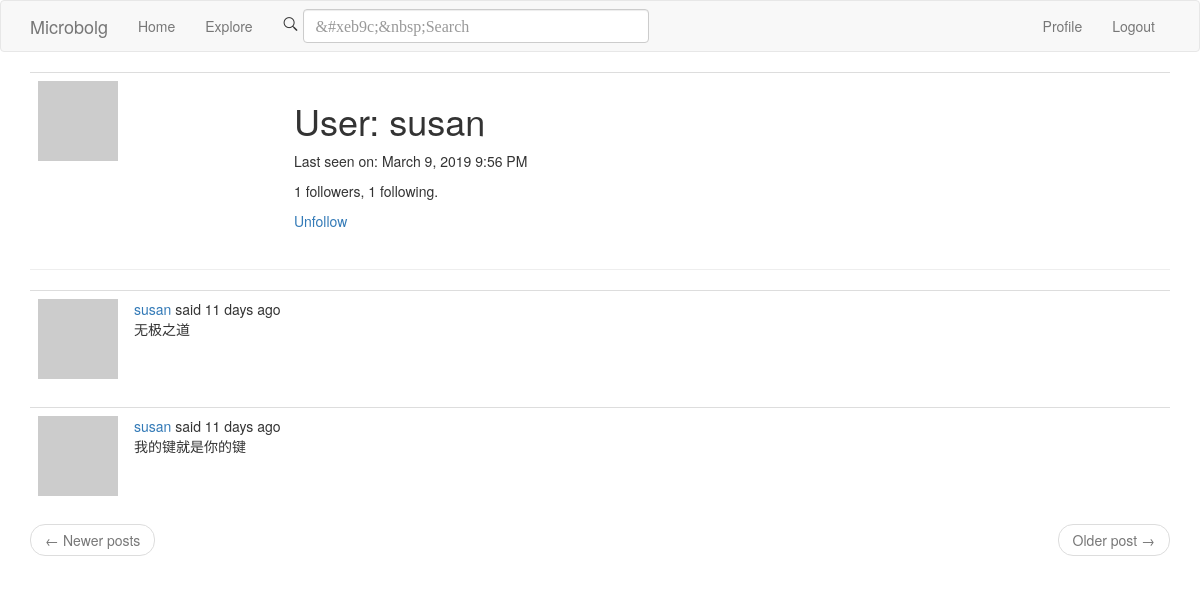
Page /user/susan (signed in) on the earlier database version.
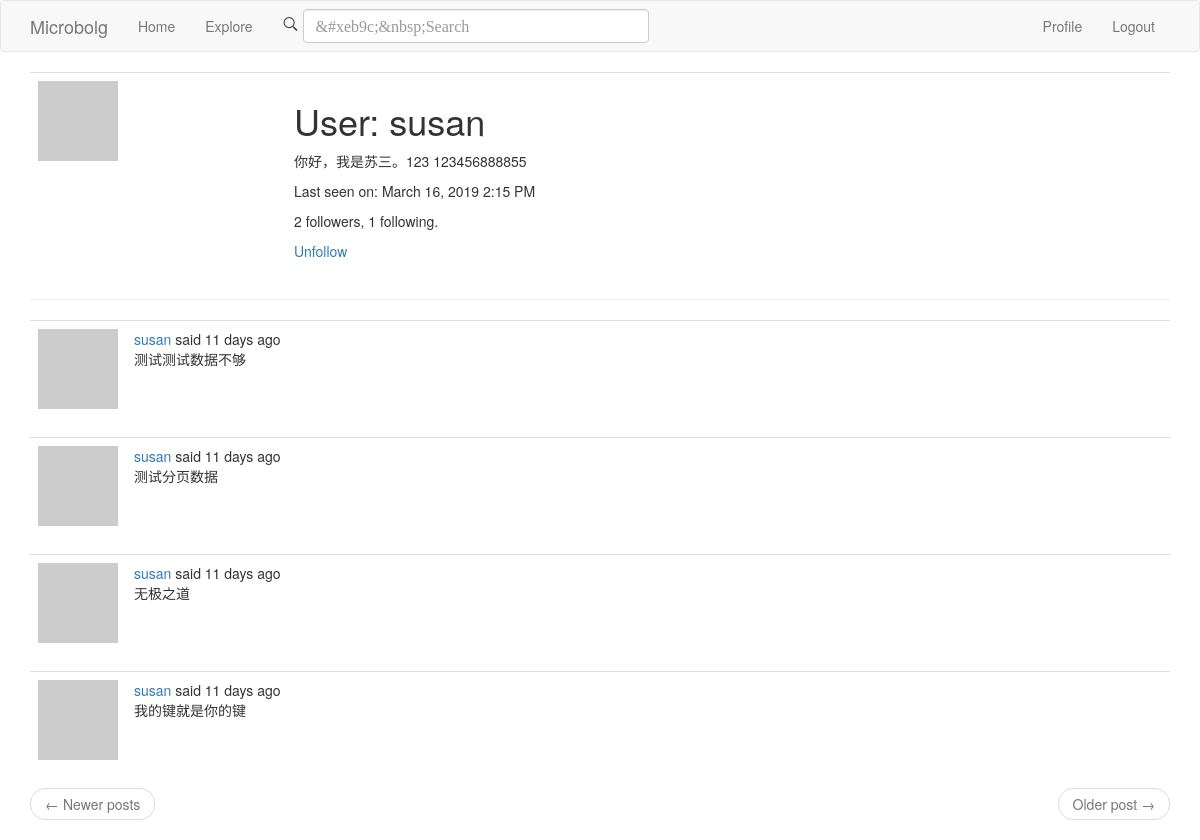
Same page on the later database version.
### app/models.py (models this page shows, shortened)
class User(UserMixin, db.Model):
    id = db.Column(db.Integer, primary_key=True)
    username = db.Column(db.String(64), index=True, unique=True)
    email = db.Column(db.String(120), index=True, unique=True)
    password_hash = db.Column(db.String(128))
    posts = db.relationship('Post', backref='author', lazy='dynamic')
    about_me = db.Column(db.String(140))
    last_seen = db.Column(db.DateTime, default=datetime.utcnow)
    @login.user_loader
    def load_user(id):
        return User.query.get(int(id))
    def avatar(self, size):
        digest = md5(self.email.lower().encode('utf-8')).hexdigest()
        return 'https://www.gravatar.com/avatar/{}?d=identicon&s={}'.format(
            digest, size
        )
    followed = db.relationship(
        'User', secondary=followers,
        primaryjoin=(followers.c.follower_id == id),
        secondaryjoin=(followers.c.followed_id == id),
        backref=db.backref('followers', lazy='dynamic'),
        lazy='dynamic'
    )
    def is_following(self, user):
        return self.followed.filter(
            followers.c.followed_id == user.id).count() > 0

class SearchableMixin(object):
    @classmethod
    def before_commit(cls, session):
        session._changes = {
            'add': [obj for obj in session.new if isinstance(obj, cls)],
            'update': [obj for obj in session.dirty if isinstance(obj, cls)],
            'delete': [obj for obj in session.deleted if isinstance(obj, cls)]
        }
    @classmethod
    def after_commit(cls, session):
        for obj in session._changes['add']:
            add_to_index(cls.__tablename__, obj)
        for obj in session._changes['update']:
            add_to_index(cls.__tablename__, obj)
        for obj in session._changes['delete']:
            remove_from_index(cls.__tablename__, obj)
        session._changes = None

class Post(SearchableMixin, db.Model):
    __searchable__ = ['body']
    id = db.Column(db.Integer, primary_key=True)
    body = db.Column(db.String(140))
    timestamp = db.Column(db.DateTime, index=True, default=datetime.utcnow)
    user_id = db.Column(db.Integer, db.ForeignKey('user.id'))
    language = db.Column(db.String(5))

### app/main/routes.py (the view)
@bp.route('/user/<username>')
@login_required
def user(username):
    user = User.query.filter_by(username=username).first_or_404()
    page = request.args.get('page', 1, type=int)
    posts = user.posts.order_by(Post.timestamp.desc()).paginate(
        page, current_app.config['POSTS_PER_PAGE'], False
    )
    next_url = url_for('main.user', username=user.username, page=posts.next_num) \
        if posts.has_next else None
    prev_url = url_for('main.user', username=user.username, page=posts.prev_num) \
        if posts.has_prev else None
    return render_template('user.html', user=user, posts=posts.items,
                           next_url=next_url, prev_url=prev_url)

### app/main/forms.py
class SearchForm(FlaskForm):
    q = StringField(_('Search'), validators=[DataRequired()])
    def __init__(self, *args, **kwargs):
        if 'formdata' not in kwargs:
            kwargs['formdata'] = request.args
        if 'csrf_enabled' not in kwargs:
            kwargs['csrf_enabled'] = False
        super(SearchForm, self).__init__(*args, **kwargs)

### app/main/routes.py (called while the page is built)
@bp.before_app_request
def before_request():
    if current_user.is_authenticated:
        current_user.last_seen = datetime.utcnow()
        db.session.commit()
        g.search_form = SearchForm()
    g.locale = str(get_locale())

### app/templates/user.html
{% extends "base.html" %}
{% block app_content %}
    <table class="table table-hover">
        <tr>
            <td width='256px'><img src="{{ user.avatar(128) }}"></td>
            <td>
                <h1>{{ _('User') }}: {{ user.username }}</h1>
                {% if user.about_me %}
                <p>{{ user.about_me }}</p>
                {% endif %}
                {% if user.last_seen %}
                <p>{{ _('Last seen on') }}: {{ moment(user.last_seen).format('LLL') }}</p>
                {% endif %}
                <p>{{ _('%(count)d followers',count = user.followers.count()) }}, {{ _('%(count)d following', count=user.followed.count())}}.</p>
                {% if user == current_user %}
                <p><a href="{{ url_for('main.edit_profile') }}">{{ _('Edit your Profile') }}</a></p>
                {% elif not current_user.is_following(user) %}
                <p><a href="{{ url_for('main.follow',username=user.username) }}">{{ _('Follow') }}</a></p>
                {% else %}
                <p><a href="{{ url_for('main.unfollow', username=user.username) }}">{{ _('Unfollow')}}</a></p>
                {% endif %}
            </td>
        </tr>
    </table>
    <hr>
    {% for post in posts %}
        {% include '_post.html' %}
    {% endfor %}
    <nav aria-label="...">
            <ul class="pager">
                <li class="previous{% if not prev_url %} disabled{% endif %}">
                    <a href="{{ prev_url or '#'}}">
                        <span aria-hidden="true">&larr;</span> {{ _('Newer posts') }}
                    </a>
                </li>
                <li class="next{% if not next_url %} disabled{% endif %}">
                    <a href="{{ next_url or '#'}}">
                        {{ _('Older post') }} <span aria-hidden="true">&rarr;</span>
                    </a>
                </li>
            </ul>
        </nav>
{% endblock %}

### app/templates/base.html (shortened to what this page needs)
{% extends "bootstrap/base.html" %}
{% block styles -%}
{{super()}}
<link href="//netdna.bootstrapcdn.com/font-awesome/4.0.3/css/font-awesome.css" rel="stylesheet">
<link href="{{ url_for("static", filename='font_icon/iconfont.css') }}" rel="stylesheet">
{% endblock styles %}
{% block navbar %}
<nav class="navbar navbar-default" role="navigation">
    <div class="container">
        <div class="navbar-header">
            <a class="navbar-brand" href="{{ url_for('main.index')}}">Microbolg</a>
        </div>
        <div class="collapse navbar-collapse navbar-ex1-collapse">
            <ul class="nav navbar-nav">
                <li class=""><a href="{{ url_for('main.index') }}">{{ _('Home')}}</a></li>
                <li><a href="{{ url_for('main.explore') }}">{{ _('Explore')}}</a></li>
            </ul>
            {% if g.search_form %}
            <form class="navbar-form navbar-left" method="GET" action="{{ url_for('main.search') }}">
                <div class="form-group">
                    <i class="iconfont">&#xeb9c;</i>
                    {{ g.search_form.q(size=20, class='form-control iconfont',placeholder=g.search_form.q.label.text) }}
                </div>
            </form>
            {% endif %}
            <ul class="nav navbar-nav navbar-right">
                {% if current_user.is_anonymous %}
                <li><a href="{{ url_for('auth.login') }}">{{ _('Login') }}</a></li>
                {% else %}
                <li><a href="{{ url_for('main.user', username=current_user.username) }}">{{ _('Profile') }}</a></li>
                <li><a href="{{ url_for('auth.logout') }}">{{ _('Logout')}}</a></li>
                {% endif %}
            </ul>
        </div>
    </div>
</nav>
{% endblock %}
{% block content %}
<div class="container">
    {% block app_content %}{% endblock %}
</div>
{% endblock %}

### app/templates/_post.html (shortened to what this page needs)
<table class="table table-hover">
    <tr>
        <td width='70px'>
            <a href=" {{ url_for('main.user', username=post.author.username) }} ">
                <img src="{{ post.author.avatar(70) }}" />
            </a>
        </td>
        <td>
            {{ _('%(username)s said %(when)s',username=user_link,when=moment(post.timestamp).fromNow()) }}
            <br>
            {{ post.body }}
        </td>
    </tr>
</table>

Differences in the rows shown:
changed User "susan": about_me (not shown) → "你好，我是苏三。123 123456888855"; last_seen "March 9, 2019 9:56 PM" → "March 16, 2019 2:15 PM"
added Post: body "测试测试数据不够"
added Post: body "测试分页数据"
Other differences:
text no longer shown: "1 followers"
text now shown: "2 followers"
